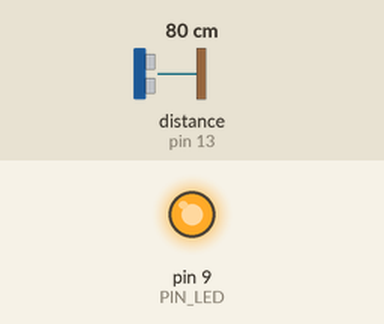
Simulated run of this sketch. Board: Arduino Uno, built with avr-gcc and run on an emulated ATmega328P. On the bench: output pins drawn as LEDs (lit = HIGH). Wiring (inferred from the names in the program): ultrasonic range finder: trigger pin 12; echo pin 13. The inputs (shaded band) are chosen by the test bench; at power-on: distance to the obstacle (sensor on pin 13) 80 cm. The echo pulse lasts 58.3 µs per cm; pins used as bus, display or sensor lines are not drawn; what the sketch prints to the serial monitor is not drawn.

Above: at 0.1 s.
Timing chart, 0 to 1.6 s (numbered marks = the images above):
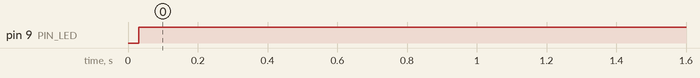

The sketch:

08_example_2.ino
```cpp
// Arduino pin assignment
#define PIN_LED 9
#define PIN_TRIG 12
#define PIN_ECHO 13

// configurable parameters
#define SND_VEL 346.0 // sound velocity at 24 celsius degree (unit: m/s)
#define INTERVAL 25 // sampling interval (unit: ms)
#define _DIST_MIN 100 // minimum distance to be measured (unit: mm)
#define _DIST_MAX 300 // maximum distance to be measured (unit: mm)

// global variables
float timeout; // unit: us
float dist_min, dist_max, dist_raw, save_dist_raw; // unit: mm
unsigned long last_sampling_time; // unit: ms
float scale; // used for pulse duration to distance conversion
bool led_state;
int value;

void setup() {
// initialize GPIO pins
  pinMode(PIN_LED,OUTPUT);
  pinMode(PIN_TRIG,OUTPUT);
  digitalWrite(PIN_TRIG, LOW);
  pinMode(PIN_ECHO,INPUT);

// initialize USS related variables
  dist_min = _DIST_MIN;
  dist_max = _DIST_MAX;
  timeout = (INTERVAL / 2) * 1000.0; // precalculate pulseIn() timeout value. (unit: us)
  dist_raw = 0.0; // raw distance output from USS (unit: mm)
  scale = 0.001 * 0.5 * SND_VEL;
  led_state = false;
  value = 0;
// initialize serial port
  Serial.begin(57600);

// initialize last sampling time
  last_sampling_time = 0;
}

void loop() {
// wait until next sampling time.
// millis() returns the number of milliseconds since the program started. Will overflow after 50 days.
  if(millis() < last_sampling_time + INTERVAL) return;

// get a distance reading from the USS
  dist_raw = USS_measure(PIN_TRIG,PIN_ECHO,save_dist_raw);
  save_dist_raw = dist_raw;
// output the read value to the serial port
  Serial.print("Min:0,");
  Serial.print("raw:");
  Serial.print(dist_raw);
  Serial.print(",");
  Serial.println("Max:400");

  if(led_state){
    analogWrite(PIN_LED, 255);
  }
  else{
    if(dist_raw < 200){
      value = map(dist_raw, 200, 300, 255, 0);
    }
    else {
      value = map(dist_raw, 100, 200, 0, 255);
    }
    analogWrite(PIN_LED, value);
  }


// update last sampling time
  last_sampling_time += INTERVAL;
}

// get a distance reading from USS. return value is in millimeter.
float USS_measure(int TRIG, int ECHO, float save_dist_raw)
{
  float reading;
  digitalWrite(TRIG, HIGH);
  delayMicroseconds(10);
  digitalWrite(TRIG, LOW);
  reading = pulseIn(ECHO, HIGH, timeout) * scale; // unit: mm
  led_state = false;
  if(reading < dist_min || reading > dist_max)
  {
    reading = save_dist_raw;
    led_state = true;
  }
  return reading;
  // Pulse duration to distance conversion example (target distance = 17.3m)
  // - round trip distance: 34.6m
  // - expected pulse duration: 0.1 sec, or 100,000us
  // - pulseIn(ECHO, HIGH, timeout) * 0.001 * 0.5 * SND_VEL
  //           = 100,000 micro*sec * 0.001 milli/micro * 0.5 * 346 meter/sec
  //           = 100,000 * 0.001 * 0.5 * 346 * micro * sec * milli * meter
  //                                           ----------------------------
  //                                           micro * sec
  //           = 100 * 173 milli*meter = 17,300 mm = 17.3m
  // pulseIn() returns microseconds.
}
```

Measured:
- by itself, pin 9 (PIN_LED): LOW → HIGH at 0.03 s
